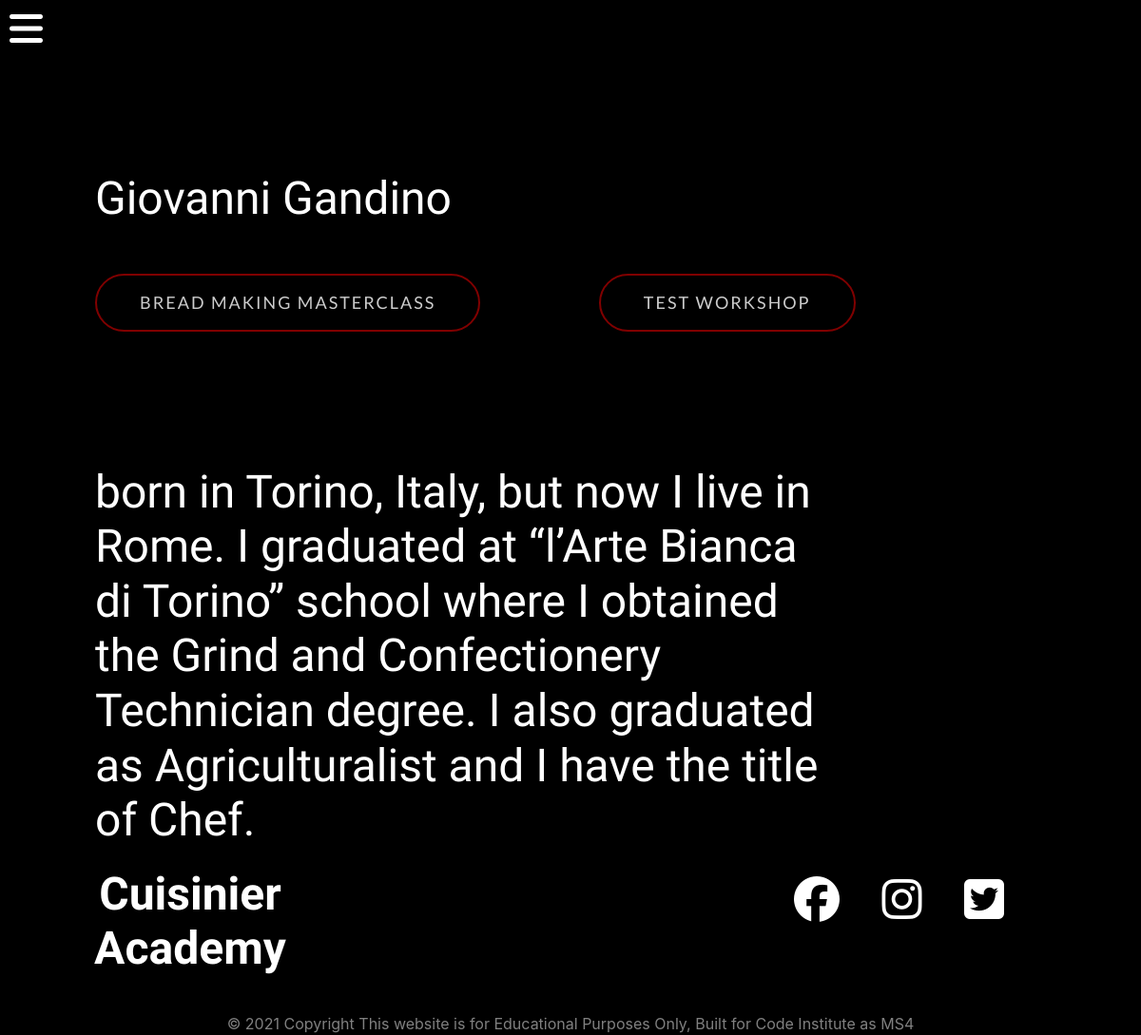
The app's page /experts/1 with its own data.
### experts/models.py (models this page shows, shortened)
class Expert(models.Model):
    name = models.CharField(max_length=100)
    about = models.TextField(blank=True)
    profile_image = models.ImageField(null=True, blank=True)
    facbook_link = models.CharField(default='www.facebook.com', max_length=200)
    twitter_link = models.CharField(default='www.twitter.com', max_length=200)

### workshops/models.py (models this page shows)
class Workshop(models.Model):
    title = models.CharField(max_length=100)
    sub_title = models.CharField(max_length=200)
    description = models.TextField(blank=True)
    expert = models.ForeignKey(Expert,default=None, on_delete=models.DO_NOTHING)
    main_img = models.ImageField(null=True, blank=True) # upload file path
    image_1 = models.ImageField(null=True, blank=True)
    image_2 = models.ImageField(null=True, blank=True)
    image_3 = models.ImageField(null=True, blank=True)
    agenda_day_1 = models.TextField(null=True, blank=True)
    agenda_day_2 = models.TextField(null=True, blank=True)
    agenda_day_3 = models.TextField(null=True, blank=True)
    price = models.DecimalField(null=True, max_digits=6, decimal_places=2, blank=True)
    date = models.DateTimeField(default=datetime.now, blank=True)
    location = models.CharField(null=True, max_length=200)
    is_published = models.BooleanField(default=True)
    def __str__(self):
        return self.title

### experts/views.py (the view)
# urls.py: path('<int:expert_id>', views.expert, name='expert'),
def expert(request, expert_id):
    expert = get_object_or_404(Expert, pk=expert_id)
    workshop = list(Workshop.objects.filter(expert=expert))
    context = {
        'expert': expert,
        'workshop': workshop
    }
    return render(request, 'experts/expert.html', context)

### experts/templates/experts/expert.html
{% extends "base.html" %}
{% load static %}
{% block content %}
        <h2 class="header-titile">{{ expert.name }}</h2>
        {% for w in workshop %}
        <a href="{% url 'workshop' w.id %}" class="btn btn-header">{{ w }}</a>
        {% endfor %}
        <h2 class="header-titile">{{ expert.about }}</h2>
{% endblock %}

### static/css/base.css (style rules this page uses)
body { background-color: black; }
.header-titile { margin: 120px 330px 20px 100px; color: white; font-size: 48px; font-family: 'flamenco', sans-serif; justify-content: left; }
.btn-header { margin: 30px 20px 20px 100px ; color: rgba(255, 255, 255, 0.8) ; border: 2px solid; border-color: rgba(255, 0, 0, 0.5); border-radius: 300px; letter-spacing: 2px; text-transform: uppercase; font-size: 18px; font-family: 'Lato', sans-serif; padding: 15px 45px; }

### records on screen
Expert: name "Giovanni Gandino", about "born in Torino, Italy, but now I live in Rome. I graduated at “l’Arte Bianca di Torino” school where I obtained the Grind and Confectionery Technician degree. I also graduated as Agriculturalist and I have the title of Chef."
Workshop: title "BREAD MAKING MASTERCLASS"
Workshop: title "TEST WORKSHOP"
